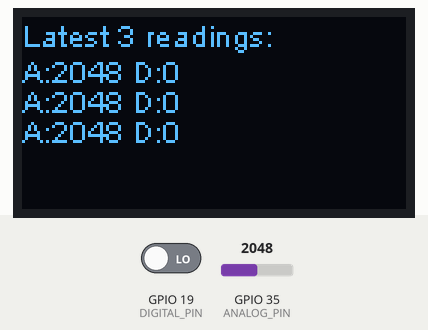
Recording of a sketch running on a simulated ESP32. Shown: 128×64 one-colour display. The test bench sets the inputs (shaded band); at power-on: GPIO 35 (ANALOG_PIN) = 2048, GPIO 19 (DIGITAL_PIN) LOW. WiFi joins after 1.5 s; servers stay silent unless stated; no MQTT or app messages arrive unless stated; what the sketch prints to the serial monitor is not drawn.

Above: at 2.7 s.
2.8 s: GPIO 35 (ANALOG_PIN) set to 2866
At 4.3 s:
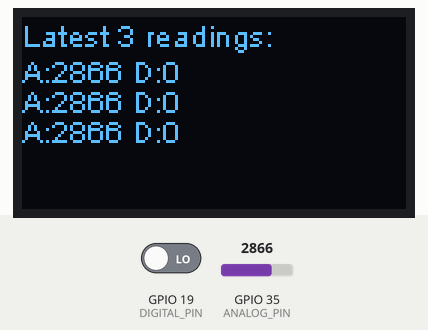
4.6 s: GPIO 19 (DIGITAL_PIN) driven HIGH
At 6.0 s:
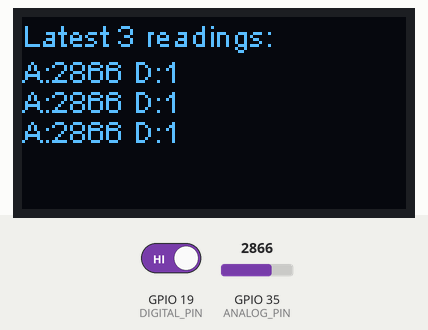
6.5 s: GPIO 35 (ANALOG_PIN) set to 3603
At 8.1 s:
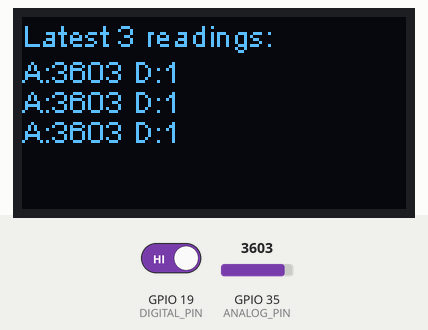
8.4 s: GPIO 19 (DIGITAL_PIN) driven LOW
At 9.6 s:
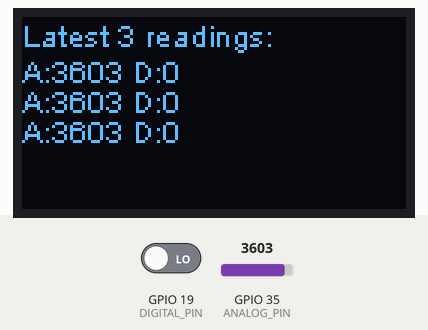
10.3 s: GPIO 35 (ANALOG_PIN) set to 4095
At 12.0 s:
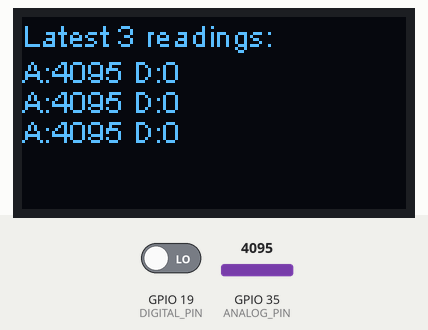
Timing chart, 0 to 13.2 s (numbered marks = the images above; inputs shaded):
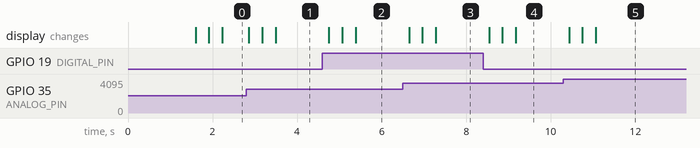

Measured:
- after the input at 2.8 s, the display: first changes after 0.06 s (image 1 shows a later state)
- after the input at 4.6 s, the display: first changes after 0.15 s (image 2 shows a later state)
- after the input at 6.5 s, the display: first changes after 0.15 s (image 3 shows a later state)
- after the input at 8.4 s, the display: first changes after 0.14 s (image 4 shows a later state)
- after the input at 10.3 s, the display: first changes after 0.14 s (image 5 shows a later state)

The sketch:

sound_test.ino
```cpp
#include <Wire.h>
#include "SSD1306Wire.h"
#include "PubSubClient.h"
#include "WiFi.h"

// KY-037 pins
#define ANALOG_PIN 35  // AO → ADC-capable pin
#define DIGITAL_PIN 19 // DO → digital pin

const char* ssid = "myhotspot";
const char* wifi_password = "Hy029817";

const char* mqtt_server = "172.20.10.2";
const char* analog_topic = "analog";
const char* digital_topic = "digital";
const char* mqtt_username = "cloud";
const char* mqtt_password = "123";
const char* clientID = "esp_1";
const int port = 1883;

// OLED setup
SSD1306Wire display(0x3C, 4, 5); // SDA, SCL

// Store last 3 readings
const int MAX_POINTS = 3;
int analogValues[MAX_POINTS] = {0};
int digitalValues[MAX_POINTS] = {0};

WiFiClient wifiClient;
PubSubClient client(mqtt_server, port, wifiClient);

void connect_MQTT() {
  Serial.print("Connecting to ");
  Serial.println(ssid);

  WiFi.begin(ssid, wifi_password);
  while (WiFi.status() != WL_CONNECTED) {
    delay(500);
    Serial.print(".");
  }

  Serial.println("WiFi connected");
  Serial.print("IP address: ");
  Serial.println(WiFi.localIP());

  if (client.connect(clientID, mqtt_username, mqtt_password)) {
    Serial.println("Connected to MQTT Broker!");
  } else {
    Serial.println("Connection to MQTT Broker failed...");
  }
}

void setup() {
  Serial.begin(115200);

  display.init();
  display.clear();
  display.drawString(0, 0, "KY-037 Sound Display");
  display.display();

  pinMode(ANALOG_PIN, INPUT);
  pinMode(DIGITAL_PIN, INPUT);

  // ✅ WiFi + MQTT only connect once here
  connect_MQTT();
}

void loop() {
  // ✅ Keep MQTT connection alive
  if (!client.connected()) {
    client.connect(clientID, mqtt_username, mqtt_password);
  }
  client.loop();

  Serial.setTimeout(2000);

  int analogValue = analogRead(ANALOG_PIN);
  int digitalValue = digitalRead(DIGITAL_PIN);

  Serial.print("✅ Analog: ");
  Serial.print(analogValue);
  Serial.print("  | ✅ Digital: ");
  Serial.println(digitalValue);

  String a = "A: " + String((int)analogValue);
  String d = "D: " + String((int)digitalValue);

  if (client.publish(analog_topic, String(analogValue).c_str())) {
    Serial.println("Analog sent!");
  } else {
    Serial.println("Analog failed to send. Reconnecting to MQTT Broker and trying again");
    client.connect(clientID, mqtt_username, mqtt_password);
    delay(10);
    client.publish(analog_topic, String(analogValue).c_str());
  }

  if (client.publish(digital_topic, String(d).c_str())) {
    Serial.println("Digital sent!");
  } else {
    Serial.println("Digital failed to send. Reconnecting to MQTT Broker and trying again");
    client.connect(clientID, mqtt_username, mqtt_password);
    delay(10);
    client.publish(digital_topic, String(d).c_str());
  }


  for (int i = MAX_POINTS - 1; i > 0; i--) {
    analogValues[i] = analogValues[i - 1];
    digitalValues[i] = digitalValues[i - 1];
  }

  analogValues[0] = analogValue;
  digitalValues[0] = digitalValue;

  display.clear();
  display.drawString(0, 0, "Latest 3 readings:");
  for (int i = 0; i < MAX_POINTS; i++) {
    int y = 12 + i * 10;
    String line = "A:" + String(analogValues[i]) + " D:" + String(digitalValues[i]);
    display.drawString(0, y, line);
  }

  display.display();
  delay(300);
}
```
